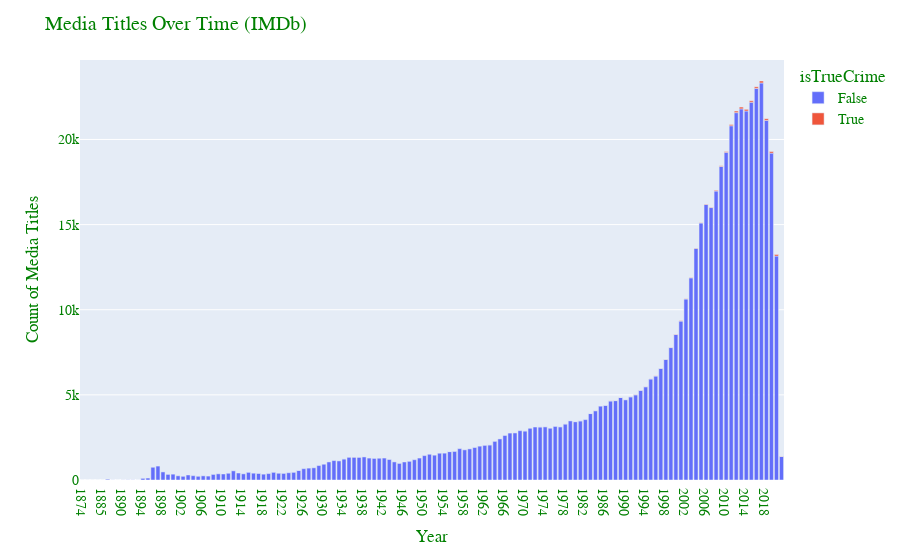

Notebook cell for this chart:
### Markdown cell above
### __Could this just be the result of media content increasing overall?__

Create a time series chart from the media_titles dataframe, with the x axis being years and the y being the count of titles.  One line should be the overall count of titles, and one line should the count of True Crime titles.

 _Assumptions:_
  * IMDB is _comprehensive_, meaning it has all the titles we need to truly get a count of titles, both overall and for True Crime media.  We have already cleaned the data and dropped many titles, so we can only use this data to approximately _compare the years_ to each other.

### Code cell
media_titles_count = media_titles.groupby(['startYear', 'isTrueCrime'])['tconst'].count().reset_index()
fig = px.bar(media_titles_count, x="startYear", y="tconst", color='isTrueCrime')


fig.update_layout(
    title="Media Titles Over Time (IMDb)",
    xaxis_title="Year",
    yaxis_title="Count of Media Titles",
    font=dict(
        family="Times New Roman",
        size=14,
        color="Green"
    )
)

### Figure 1 — Plotly figure (JSON) as saved in the notebook; plotly's stock layout.template omitted (floating-point values rounded to 4 significant figures; data arrays with more than 128 entries replaced by an {"elided": "..."} marker saying what was removed)
{"data": [{"alignmentgroup": "True", "hovertemplate": "isTrueCrime=False<br>startYear=%{x}<br>tconst=%{y}<extra></extra>", "legendgroup": "False", "marker": {"color": "#636efa"}, "name": "False", "offsetgroup": "False", "orientation": "v", "showlegend": true, "textposition": "auto", "type": "bar", "x": {"elided": "140 str values"}, "xaxis": "x", "y": {"elided": "140 int values"}, "yaxis": "y"}, {"alignmentgroup": "True", "hovertemplate": "isTrueCrime=True<br>startYear=%{x}<br>tconst=%{y}<extra></extra>", "legendgroup": "True", "marker": {"color": "#EF553B"}, "name": "True", "offsetgroup": "True", "orientation": "v", "showlegend": true, "textposition": "auto", "type": "bar", "x": ["1925", "1934", "1936", "1937", "1951", "1955", "1963", "1970", "1971", "1973", "1974", "1977", "1978", "1980", "1981", "1983", "1984", "1986", "1987", "1988", "1989", "1990", "1991", "1992", "1993", "1994", "1995", "1996", "1997", "1998", "1999", "2000", "2001", "2002", "2003", "2004", "2005", "2006", "2007", "2008", "2009", "2010", "2011", "2012", "2013", "2014", "2015", "2016", "2017", "2018", "2019", "2020", "2021"], "xaxis": "x", "y": [1, 1, 5, 1, 1, 1, 2, 1, 1, 1, 2, 1, 2, 2, 2, 1, 5, 1, 6, 7, 4, 2, 5, 11, 6, 8, 6, 9, 6, 12, 13, 21, 23, 15, 22, 20, 16, 31, 26, 45, 40, 45, 68, 93, 106, 95, 87, 94, 114, 98, 92, 91, 14], "yaxis": "y"}], "layout": {"barmode": "relative", "font": {"color": "Green", "family": "Times New Roman", "size": 14}, "legend": {"title": {"text": "isTrueCrime"}, "tracegroupgap": 0}, "margin": {"t": 60}, "title": {"text": "Media Titles Over Time (IMDb)"}, "xaxis": {"anchor": "y", "domain": [0, 1], "title": {"text": "Year"}}, "yaxis": {"anchor": "x", "domain": [0, 1], "title": {"text": "Count of Media Titles"}}}}
